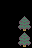

This is a level from a 2D game, rendered from its Tiled map with the project's own tilesets. A one-line summary and the complete map file follow:
An orthogonal 2x3 tile map with 16x16 px tiles, 1 tile layer (Tile Layer 1) and 2 objects.

<map version="1.5" tiledversion="1.7.2" orientation="orthogonal" renderorder="right-down" width="2" height="3" tilewidth="16" tileheight="16" infinite="0" nextlayerid="3" nextobjectid="3">
 <tileset firstgid="1" source="Tileset.tsx" />
 <layer id="1" name="Tile Layer 1" width="2" height="3">
  <data encoding="csv">
0,0,
0,2,
0,2
</data>
 </layer>
 <objectgroup id="2" name="Object Layer 1">
  <object id="1" gid="3" x="6.91909" y="31.0315" width="16" height="16" />
  <object id="2" gid="2" x="6.91887" y="18.5478" width="16" height="16" />
 </objectgroup>
</map>
